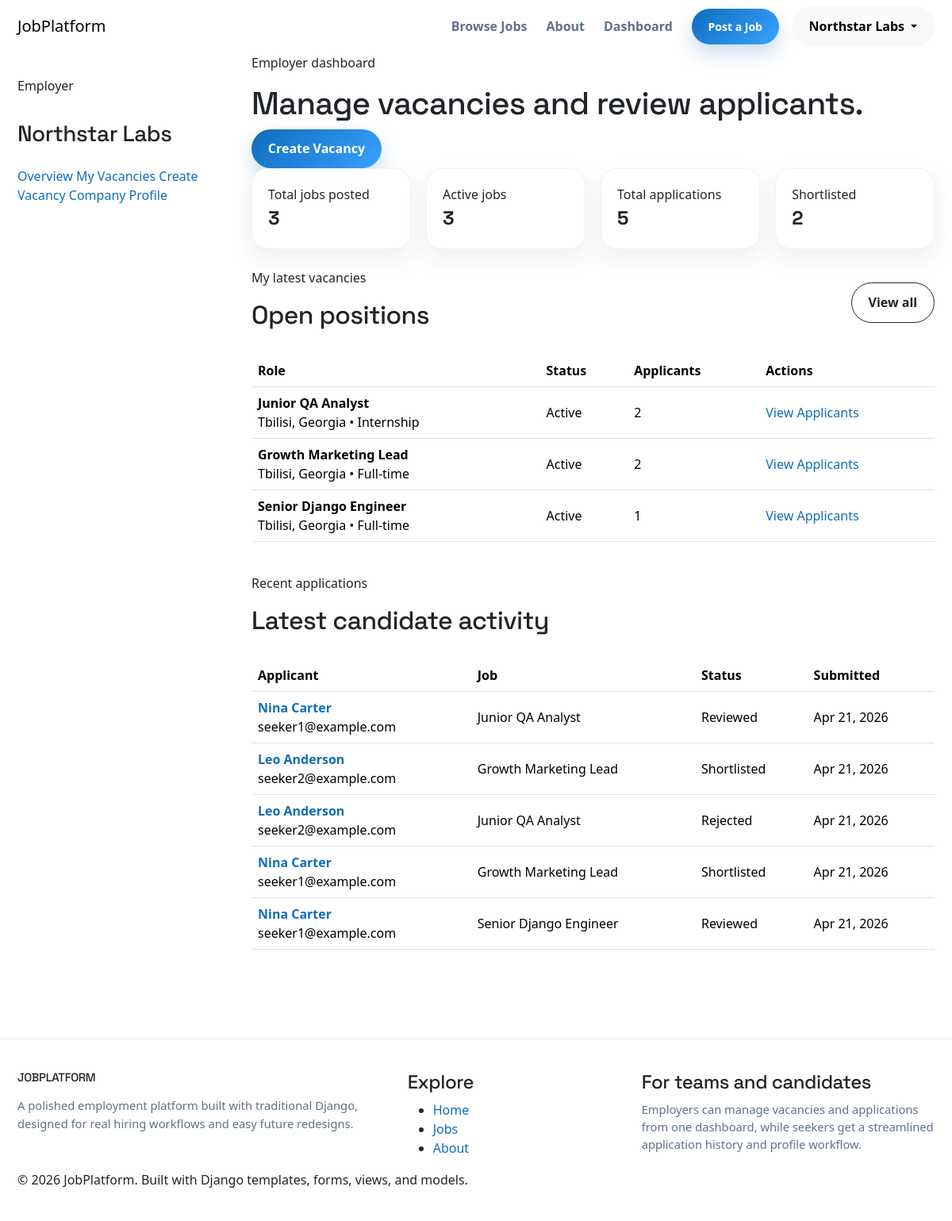
The page /accounts/dashboard/employer/ (signed in) on the database its author committed.
### accounts/models.py (models this page shows, shortened)
class Profile(models.Model):
    class Roles(models.TextChoices):
        EMPLOYER = "employer", "Employer"
        SEEKER = "seeker", "Job Seeker"
    user = models.OneToOneField(User, on_delete=models.CASCADE, related_name="profile")
    role = models.CharField(max_length=20, choices=Roles.choices, default=Roles.SEEKER)
    company_name = models.CharField(max_length=255, blank=True)
    company_logo = models.ImageField(upload_to="profiles/company_logos/", blank=True, null=True)
    website = models.URLField(blank=True)
    location = models.CharField(max_length=255, blank=True)
    company_description = models.TextField(blank=True)
    contact_email = models.EmailField(blank=True)
    full_name = models.CharField(max_length=255, blank=True)
    profile_photo = models.ImageField(upload_to="profiles/profile_photos/", blank=True, null=True)
    phone = models.CharField(max_length=30, blank=True)
    city = models.CharField(max_length=120, blank=True)
    bio = models.TextField(blank=True)
    skills = models.TextField(blank=True, help_text="Separate skills with commas for easier scanning.")
    experience_summary = models.TextField(blank=True)
    resume = models.FileField(upload_to="profiles/resumes/", blank=True, null=True, validators=[FileExtensionValidator(allowed_extensions=["pdf", "doc", "docx"])])
    created_at = models.DateTimeField(auto_now_add=True)
    updated_at = models.DateTimeField(auto_now=True)
    class Meta:
        ordering = ["user__username"]
    @property
    def is_employer(self):
        return self.role == self.Roles.EMPLOYER
    @property
    def display_name(self):
        if self.is_employer:
            return self.company_name or self.user.username
        return self.full_name or self.user.username

### jobs/models.py (models this page shows, shortened)
class Job(models.Model):
    class JobType(models.TextChoices):
        FULL_TIME = "full-time", "Full-time"
        PART_TIME = "part-time", "Part-time"
        INTERNSHIP = "internship", "Internship"
        REMOTE = "remote", "Remote"
        HYBRID = "hybrid", "Hybrid"
        CONTRACT = "contract", "Contract"
    class Category(models.TextChoices):
        ENGINEERING = "engineering", "Engineering"
        DESIGN = "design", "Design"
        MARKETING = "marketing", "Marketing"
        SALES = "sales", "Sales"
        PRODUCT = "product", "Product"
        OPERATIONS = "operations", "Operations"
        FINANCE = "finance", "Finance"
        HUMAN_RESOURCES = "human-resources", "Human Resources"
        CUSTOMER_SUPPORT = "customer-support", "Customer Support"
    class ExperienceLevel(models.TextChoices):
        JUNIOR = "junior", "Junior"
        MID = "mid", "Mid"
        SENIOR = "senior", "Senior"
    class Currency(models.TextChoices):
        USD = "USD", "USD"
        EUR = "EUR", "EUR"
        GBP = "GBP", "GBP"
        GEL = "GEL", "GEL"
    employer = models.ForeignKey(User, on_delete=models.CASCADE, related_name="jobs")
    title = models.CharField(max_length=255)
    company_name = models.CharField(max_length=255)
    location = models.CharField(max_length=255)
    job_type = models.CharField(max_length=20, choices=JobType.choices)
    category = models.CharField(max_length=30, choices=Category.choices)
    salary_min = models.DecimalField(max_digits=10, decimal_places=2, blank=True, null=True)
    salary_max = models.DecimalField(max_digits=10, decimal_places=2, blank=True, null=True)
    currency = models.CharField(max_length=3, choices=Currency.choices, default=Currency.USD)
    description = models.TextField()
    requirements = models.TextField()
    responsibilities = models.TextField()
    benefits = models.TextField(blank=True)
    experience_level = models.CharField(max_length=10, choices=ExperienceLevel.choices)
    is_active = models.BooleanField(default=True)
    application_deadline = models.DateField(blank=True, null=True)
    slug = models.SlugField(max_length=255, unique=True, blank=True)
    created_at = models.DateTimeField(auto_now_add=True)
    updated_at = models.DateTimeField(auto_now=True)
    class Meta:
        ordering = ["-created_at"]

### applications/models.py (models this page shows, shortened)
class Application(models.Model):
    class Status(models.TextChoices):
        PENDING = "pending", "Pending"
        REVIEWED = "reviewed", "Reviewed"
        SHORTLISTED = "shortlisted", "Shortlisted"
        REJECTED = "rejected", "Rejected"
        ACCEPTED = "accepted", "Accepted"
    job = models.ForeignKey(Job, on_delete=models.CASCADE, related_name="applications")
    applicant = models.ForeignKey(User, on_delete=models.CASCADE, related_name="applications")
    full_name = models.CharField(max_length=255)
    email = models.EmailField()
    phone = models.CharField(max_length=30)
    cover_letter = models.TextField()
    cv_file = models.FileField(upload_to="applications/cvs/", blank=True, null=True, validators=[FileExtensionValidator(allowed_extensions=["pdf", "doc", "docx"])])
    portfolio_link = models.URLField(blank=True)
    linkedin_link = models.URLField(blank=True)
    status = models.CharField(max_length=20, choices=Status.choices, default=Status.PENDING)
    created_at = models.DateTimeField(auto_now_add=True)
    updated_at = models.DateTimeField(auto_now=True)
    class Meta:
        ordering = ["-created_at"]
        constraints = [models.UniqueConstraint(fields=["job", "applicant"], name="unique_application_per_job")]
    @property
    def status_badge_class(self):
        return {"pending": "badge-soft-warning", "reviewed": "badge-soft-info", "shortlisted": "badge-soft-primary", "rejected": "badge-soft-danger", "accepted": "badge-soft-success"}.get(self.status, "badge-soft-secondary")

### accounts/views.py (the view)
# urls.py: path("dashboard/employer/", employer_dashboard, name="employer-dashboard"),
@employer_required
def employer_dashboard(request):
    jobs = Job.objects.filter(employer=request.user).annotate(applicant_count=Count("applications")).order_by("-created_at")
    recent_applications = Application.objects.filter(job__employer=request.user).select_related("job", "applicant__profile").order_by("-created_at")[:6]
    stats = {
        "total_jobs": jobs.count(),
        "active_jobs": jobs.filter(is_active=True).count(),
        "total_applications": Application.objects.filter(job__employer=request.user).count(),
        "shortlisted": Application.objects.filter(job__employer=request.user, status="shortlisted").count(),
    }
    return render(request, "accounts/employer_dashboard.html", {"stats": stats, "jobs": jobs[:5], "recent_applications": recent_applications, "current_section": "dashboard"})

### templates/accounts/employer_dashboard.html (shortened to what this page needs)
{% extends "base.html" %}
{% block content %}
<section class="dashboard-page section-block">
    <div class="container">
        <div class="row g-4">
            <div class="col-lg-4 col-xl-3">
                {% include "includes/dashboard_sidebar.html" %}
            </div>
            <div class="col-lg-8 col-xl-9">
                <div class="dashboard-top">
                    <div>
                        <p class="eyebrow-text">Employer dashboard</p>
                        <h1>Manage vacancies and review applicants.</h1>
                    </div>
                    <a href="{% url 'jobs:job-create' %}" class="btn btn-brand">Create Vacancy</a>
                </div>
                <div class="stats-grid">
                    <div class="stat-card card-panel">
                        <span>Total jobs posted</span>
                        <strong>{{ stats.total_jobs }}</strong>
                    </div>
                    <div class="stat-card card-panel">
                        <span>Active jobs</span>
                        <strong>{{ stats.active_jobs }}</strong>
                    </div>
                    <div class="stat-card card-panel">
                        <span>Total applications</span>
                        <strong>{{ stats.total_applications }}</strong>
                    </div>
                    <div class="stat-card card-panel">
                        <span>Shortlisted</span>
                        <strong>{{ stats.shortlisted }}</strong>
                    </div>
                </div>
                <div class="card-panel content-shell mt-4">
                    <div class="section-heading">
                        <div>
                            <p class="eyebrow-text">My latest vacancies</p>
                            <h2>Open positions</h2>
                        </div>
                        <a href="{% url 'jobs:my-jobs' %}" class="btn btn-outline-dark">View all</a>
                    </div>
                    {% if jobs %}
                        <div class="table-responsive">
                            <table class="table platform-table align-middle">
                                <thead>
                                    <tr>
                                        <th>Role</th>
                                        <th>Status</th>
                                        <th>Applicants</th>
                                        <th>Actions</th>
                                    </tr>
                                </thead>
                                <tbody>
                                    {% for job in jobs %}
                                        <tr>
                                            <td>
                                                <strong>{{ job.title }}</strong>
                                                <div class="table-subtext">{{ job.location }} • {{ job.get_job_type_display }}</div>
                                            </td>
                                            <td>
                                                {% if job.is_active %}
                                                    <span class="pill-badge badge-soft-success">Active</span>
                                                {% else %}
                                                    <span class="pill-badge badge-soft-secondary">Closed</span>
                                                {% endif %}
                                            </td>
                                            <td>{{ job.applicant_count }}</td>
                                            <td>
                                                <a href="{% url 'jobs:job-detail' job.slug %}" class="table-link">View</a>
                                                <a href="{% url 'jobs:job-applicants' job.slug %}" class="table-link">Applicants</a>
                                            </td>
                                        </tr>
                                    {% endfor %}
                                </tbody>
                            </table>
                        </div>
                    {% else %}
                        {% url 'jobs:job-create' as create_job_url %}
                    {% endif %}
                </div>
                <div class="card-panel content-shell mt-4">
                    <div class="section-heading">
                        <div>
                            <p class="eyebrow-text">Recent applications</p>
                            <h2>Latest candidate activity</h2>
                        </div>
                    </div>
                    {% if recent_applications %}
                        <div class="table-responsive">
                            <table class="table platform-table align-middle">
                                <thead>
                                    <tr>
                                        <th>Applicant</th>
                                        <th>Job</th>
                                        <th>Status</th>
                                        <th>Submitted</th>
                                    </tr>
                                </thead>
                                <tbody>
                                    {% for application in recent_applications %}
                                        <tr>
                                            <td>
                                                <a class="table-link fw-semibold" href="{% url 'applications:application-detail' application.pk %}">
                                                    {{ application.full_name }}
                                                </a>
                                                <div class="table-subtext">{{ application.email }}</div>
                                            </td>
                                            <td>{{ application.job.title }}</td>
                                            <td><span class="pill-badge {{ application.status_badge_class }}">{{ application.get_status_display }}</span></td>
                                            <td>{{ application.created_at|date:"M d, Y" }}</td>
                                        </tr>
                                    {% endfor %}
                                </tbody>
                            </table>
                        </div>
                    {% else %}
                        {% include "includes/empty_state.html" with title="No applications yet" body="Applications for your vacancies will appear here as candidates apply." action_url=None action_label=None %}
                    {% endif %}
                </div>
            </div>
        </div>
    </div>
</section>
{% endblock %}

### templates/includes/navbar.html (shortened to what this page needs)
<nav class="navbar navbar-expand-lg main-navbar sticky-top">
    <div class="container">
        <a class="navbar-brand brand-mark" href="{% url 'core:home' %}">JobPlatform</a>
        <div class="collapse navbar-collapse" id="mainNavbar">
            <ul class="navbar-nav ms-auto align-items-lg-center gap-lg-2">
                <li class="nav-item">
                    <a class="nav-link" href="{% url 'jobs:job-list' %}">Browse Jobs</a>
                </li>
                <li class="nav-item">
                    <a class="nav-link" href="{% url 'core:about' %}">About</a>
                </li>
                {% if request.user.is_authenticated %}
                    <li class="nav-item">
                        <a class="nav-link" href="{% url 'accounts:dashboard-redirect' %}">Dashboard</a>
                    </li>
                    {% if request.user.profile.is_employer %}
                        <li class="nav-item">
                            <a class="btn btn-brand btn-sm ms-lg-2" href="{% url 'jobs:job-create' %}">Post a Job</a>
                        </li>
                    {% else %}
                        <li class="nav-item">
                            <a class="btn btn-brand btn-sm ms-lg-2" href="{% url 'applications:my-applications' %}">My Applications</a>
                        </li>
                    {% endif %}
                    <li class="nav-item dropdown ms-lg-2">
                        <button class="btn btn-light nav-user dropdown-toggle" data-bs-toggle="dropdown" type="button">
                            {{ request.user.profile.display_name }}
                        </button>
                    </li>
                {% endif %}
            </ul>
        </div>
    </div>
</nav>

### templates/includes/dashboard_sidebar.html (shortened to what this page needs)
<aside class="dashboard-sidebar card-panel">
    <p class="eyebrow-text">{{ request.user.profile.get_role_display }}</p>
    <h3 class="sidebar-title">{{ request.user.profile.display_name }}</h3>
    <div class="sidebar-links">
        {% if request.user.profile.is_employer %}
            <a class="sidebar-link {% if current_section == 'dashboard' %}active{% endif %}" href="{% url 'accounts:employer-dashboard' %}">Overview</a>
            <a class="sidebar-link {% if current_section == 'jobs' %}active{% endif %}" href="{% url 'jobs:my-jobs' %}">My Vacancies</a>
            <a class="sidebar-link" href="{% url 'jobs:job-create' %}">Create Vacancy</a>
            <a class="sidebar-link" href="{% url 'accounts:profile-edit' %}">Company Profile</a>
        {% endif %}
    </div>
</aside>

### rows shown on the page
Job: title "Junior QA Analyst", location "Tbilisi, Georgia", job_type "Internship", is_active "Active", applicant_count "2"
Job: title "Growth Marketing Lead", location "Tbilisi, Georgia", job_type "Full-time", is_active "Active", applicant_count "2"
Job: title "Senior Django Engineer", location "Tbilisi, Georgia", job_type "Full-time", is_active "Active", applicant_count "1"
Application: full_name "Nina Carter", email "seeker1@example.com", job "Junior QA Analyst", status "Reviewed", created_at "Apr 21, 2026"
Application: full_name "Leo Anderson", email "seeker2@example.com", job "Growth Marketing Lead", status "Shortlisted", created_at "Apr 21, 2026"
Application: full_name "Leo Anderson", email "seeker2@example.com", job "Junior QA Analyst", status "Rejected", created_at "Apr 21, 2026"
Application: full_name "Nina Carter", email "seeker1@example.com", job "Growth Marketing Lead", status "Shortlisted", created_at "Apr 21, 2026"
Application: full_name "Nina Carter", email "seeker1@example.com", job "Senior Django Engineer", status "Reviewed", created_at "Apr 21, 2026"

### other values the page prints
{{ request.user.profile.display_name }} "Northstar Labs"
{{ request.user.profile.get_role_display }} "Employer"
{{ stats.total_jobs }} "3"
{{ stats.active_jobs }} "3"
{{ stats.total_applications }} "5"
{{ stats.shortlisted }} "2"
